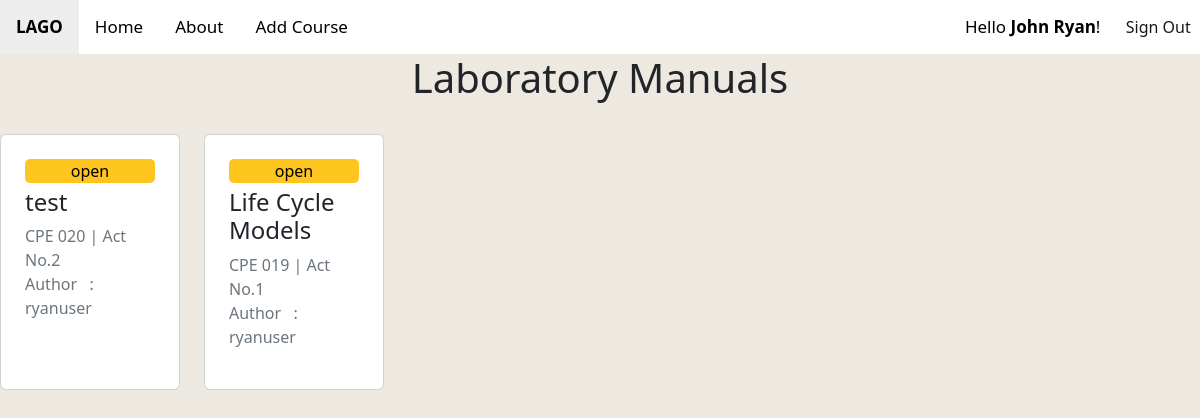
The app's page /home/view/ (signed in), older data.
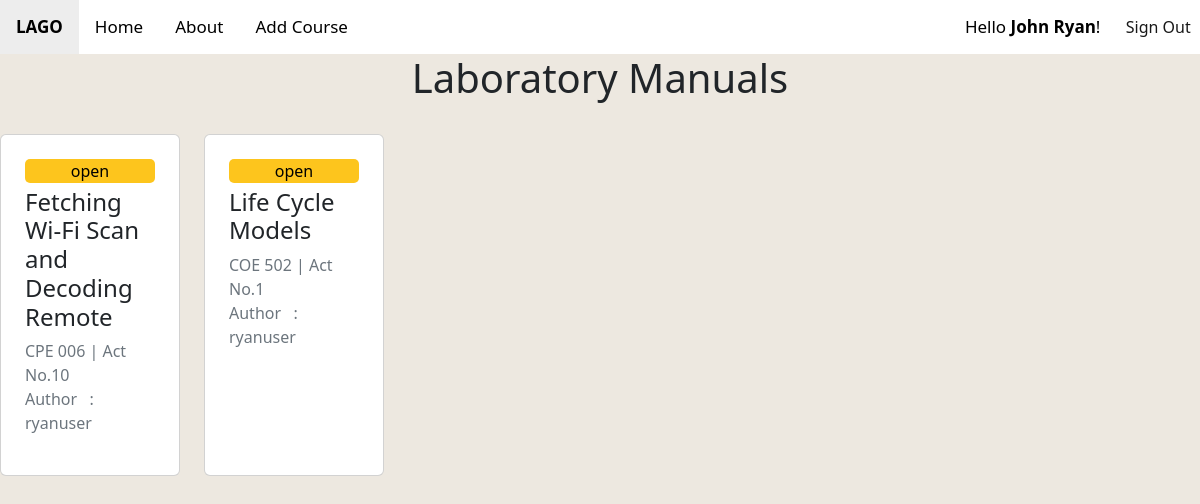
The same page, newer data.
### main/models.py (models this page shows, shortened)
class labmanual(models.Model):
    id = models.AutoField(primary_key=True)
    author = models.ForeignKey(User, editable=False, on_delete=models.CASCADE)
    date_created = models.DateTimeField(default=timezone.now)
    act_no = models.IntegerField()
    lab_title = models.CharField(max_length=50)
    course_code = models.CharField(max_length=50)
    course_title = models.CharField(max_length=100)
    objective = models.TextField()
    ilos = models.TextField()
    discussion = models.TextField()
    res = models.TextField()
    procedures = RichTextField(blank=True, null=True)
    questions = models.TextField()
    supplementary = models.TextField()
    image_1 = models.ImageField(upload_to='images/')
    image_2 = models.ImageField(upload_to='images/')

### main/views.py (the view)
# urls.py: path("home/view/", login_required(labListView.as_view(),login_url='/'), name="view"),
class labListView(ListView):
    model = labmanual
    labmanual_list = labmanual.objects.all()
    template_name = 'main/view.html'
    context_object_name: 'labmanual_list'
    ordering = ['-date_created']

### main/templates/main/view.html (shortened to what this page needs)
{% extends 'main/base.html' %}
{% block previous %}
  <a href=".." class="active"><b>LAGO</b></a>
{% endblock %}
{% block body %}
  <h1 style="text-align:center">Laboratory Manuals</h1><br>
  <div class="row">
    {% for m in labmanual_list %}
    <div class="col-lg-2 col-md-6 col-sm-12 pb-4">
      <div class="card h-100 p-4">
        <a href="{% url 'preview' m.id %}" class="btnwarning" style="text-align: center;text-decoration:none;color:black">open</a>
        <h4>{{m.lab_title}}</h4>
        <p class="text-muted">{{m.course_code}} | Act No.{{m.act_no}}<br>Author &nbsp;&nbsp;: {{m.author}}</p>
      </div>
    </div>
    {% empty %}
    <p style="text-align:center;font-size:18px">No laboratory manual added.</p>
    {% endfor %}
  </div>
{% endblock %}

### main/templates/main/base.html (shortened to what this page needs)
<!doctype html>
<html lang="en">
    <head>
        <link rel="stylesheet" href="https://cdnjs.cloudflare.com/ajax/libs/font-awesome/4.7.0/css/font-awesome.min.css">
        <link rel="stylesheet" href="https://cdn.jsdelivr.net/npm/bootstrap-icons@1.9.1/font/bootstrap-icons.css">
        <link href="https://cdn.jsdelivr.net/npm/bootstrap@5.2.2/dist/css/bootstrap.min.css" rel="stylesheet">
        <link rel="stylesheet" href="https://stackpath.bootstrapcdn.com/font-awesome/4.7.0/css/font-awesome.min.css">
        <div class="topnav bg-white" id="myTopnav">
            {% block previous %}{% endblock %}
            <a href="/home">Home</a>
            <a href="/home/about">About</a>
            <a href="/home/add_course">Add Course</a>
            <div class="d-flex flex-row-reverse">
                <button onclick="document.getElementById('id01').style.display='block'">Sign Out</button>
                <a href="/home/profile/">Hello&nbsp;<b>{{request.user.first_name}}</b>!</a>
            </div>
        </div>
    </head>
    <body style="background-color: #ede8e0;">
        {% block body %}
        {% endblock %}
    </body>
</html>

Row changes from the older to the newer data that the page shows:
removed labmanual: lab_title "test", course_code "CPE 020", act_no "2", author "ryanuser"
added labmanual: lab_title "Fetching Wi-Fi Scan and Decoding Remote", course_code "CPE 006", act_no "10", author "ryanuser"
changed labmanual "Life Cycle Models": course_code "CPE 019" → "COE 502"
